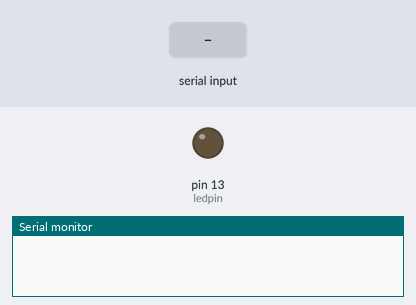
Recording of a sketch running on a simulated Arduino Uno, built with avr-gcc and run on an emulated ATmega328P. Shown: output pins drawn as LEDs (lit = HIGH), the last lines printed to the serial monitor. The test bench sets the inputs (shaded band).

Above: at 1.2 s.
1.3 s: "1" received over the second serial link
At 2.5 s:
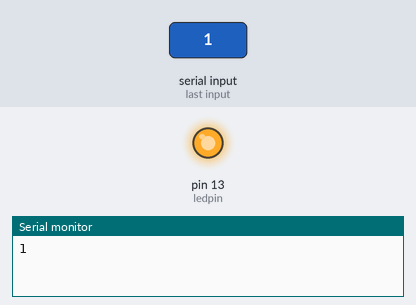
2.8 s: "0" received over the second serial link
At 3.8 s:
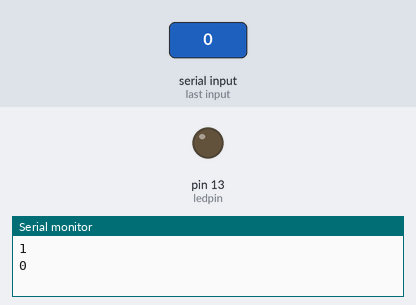
Timing chart, 0 to 5.8 s (numbered marks = the images above; inputs shaded):
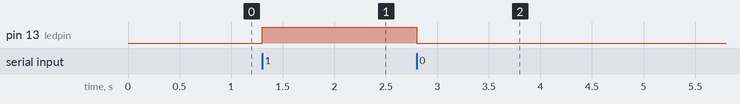

Measured:
- after the input at 1.3 s, pin 13 (ledpin): LOW → HIGH at once
- after the input at 2.8 s, pin 13 (ledpin): HIGH → LOW at once

The sketch:

arm_1.ino
```cpp
//Arduino to be connected to the robotic Arm


#include <SoftwareSerial.h>
#define rxPin 10
#define txPin 11
#define ledpin 13
char initialstat[10];
char finalstat[10];
SoftwareSerial mySerial = SoftwareSerial(rxPin, txPin);

void setup() {
    pinMode(rxPin, INPUT);
    pinMode(txPin, OUTPUT);
    pinMode(ledpin, OUTPUT);


    Serial.begin(9600);
     mySerial.begin(9600);
 }

void loop() {

    if ( mySerial.available() )
    {
         while ( mySerial.available() ){
          initialstat[0] = mySerial.read();
          Serial.write(initialstat[0]);
          Serial.println();
          if(initialstat[0] == '1')
            {
              digitalWrite(ledpin, HIGH);
            }
           if(initialstat[0] == '0')
            {
              digitalWrite(ledpin, LOW);
            }
          }
    }

    if ( Serial.available() )
    {
        delay(5);

        while ( Serial.available() )
            mySerial.write( Serial.read() );
    }
}
```
